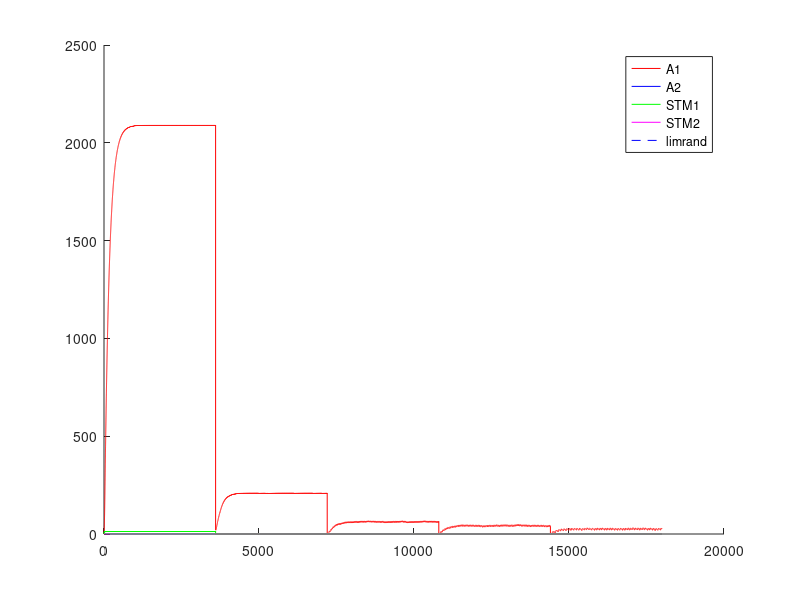

Write the MATLAB code that produced this figure. (Note: this script raises an error after producing the figure.)
%% Experimento con Fixed-Ratio - FR - Tasa fija
%% Existen multiples intancias de palanquelo (cada vez que realiza respuesta decide si realiza otro o no)
%% Sesiones de 3600 segundos
%% 3 sesiones por tasa de refuerzo (o quizas hasta que sature)
%% 5 sesiones por Experimento.
%% Cada sesion 
%% Tiempo para realizar un respuesta 1 segundo
%% 
%% La probabilidad de eleccion se ajusta al nivel de maxima frecuencia de palanqueo

close all
clc
clear

%% Matriz de pago 0 1 
%% 1 - 
%%%
%%% 
function rf = feel(pellets)
  rf=0;
  if (nargin~=0)
    rf=(12.8*(1-exp(-.25.* pellets.^(2))))+(12.8*(1-exp(-.5.* pellets)));
  else
    error ("Faltan parametros");
  endif
endfunction
%% 
%% 

%% INICIALIZATION
%%%%%% CONSTANTES DE SESIONES
Ntrial  =  1 ;   %% un trial de 3600 segundos
tTrial  =  3600; %% en segundos
tResp   =  1;    %% en segundos
tMuestreo = 0.25;%% en segundos
Nses    =  5 ;
Fr=[1,10,30,40,60];
Ntest   =  1;
limrand =  0.138;
saving  =  0.01 ;
%%%%%% CONSTANTES DE DECAIMIENTO
alpha = 1*tMuestreo;
beta  = 0.125*tMuestreo ;
gamma = 0.0067*tMuestreo;%0.025 ; 
delta = 1*tMuestreo;
%%%%%% INICIALIZACION
palanca = zeros(2,1);
Rf_1=0;
Rf_2=0;
A1=zeros(1,Ntest);
A2=zeros(1,Ntest);
stm_1=zeros(2,Ntest);
stm_2=zeros(2,Ntest);
d=1;
x_1=zeros(30,1);
x_2=zeros(30,1);
sesion = zeros(Nses,1);
trialXsesion = zeros(Nses,Ntrial);
terminal_sesion=zeros(Nses,1);
nb_resp = zeros(Nses,Ntest);
contadorP1=0;
contadorP2=0;

%% CALCULO DE AROUSAL MAXIMO
%% Iteraciones de respuesta refuerzo para encotnrar el STM medio
Nconfig=10; %% Tasa de respuesta de configuracion
%plot([1:0.01:20],(12.8*(1-exp(-.25.* [1:0.01:20].^(2))))+(12.8*(1-exp(-.5.* [1:0.01:20]))),'.k')
R1 = floor(feel(1)); %tiempo de refuezo para R
l1 = Nconfig/tMuestreo; % duracion entre trials
suma = 0; %suma es un valor necesaria para calcular max1 y min1
suma = alpha*R1 %% Refuerzo cada N respuestas
iter=100; %% numero de iteraciones para que converja el stm
max1 = 0; %maximum de stm1
min1 = 0; %minimum de stm1
for i = 1:iter 
  suma = (1-beta)^(Nconfig/tMuestreo)*suma;%% Instantes que decae el stm
  min1=suma;
  suma += alpha*R1; %Refuerzo
  max1=suma;
end
comp=.88;
S1 = (((max1-min1)*(comp*l1))/2)+min1*comp*l1; %calcul de la superficie del triangulo mas la de el rectangulo
stm_1_medio = S1/(l1);
A1max = (delta/gamma)*stm_1_medio;

%% INICIO DE LAS ITERATIONS
for l = 1:Ntest  %% TESTES
  Num=0;
  for k = 1:Nses  %% SESIONES (cambia el N)
    i=2;
    %duracion = [1,tTrial*ones(1,Ntrial)];
    
    contador = 1;
    palanca(1)=randi(2);
    %% Agregar tasa de refuerzos  %%
    
    if k>1
      A1(Num+1,l)=saving*A1(Num,l);
      A2(Num+1,l)=saving*A2(Num,l);
      stm_1(Num+1,l)=0*stm_1(Num,l);
      stm_2(Num+1,l)=0*stm_2(Num,l); 
      %%% ELECCION DE LA PRIMERA PALANCA 
      if A1(Num,1)>A2(Num,1)
        palanca(2)=1;
      else
        palanca(2)=2;
      end
    end       
    
    for j=2:(Ntrial*tTrial/tMuestreo) %% Todos los trials juntos
      
      if contador == tResp/tMuestreo%duracion(i)
        contador = 1;
        
        i = i+1 ;
        J = j ;
        P(i,k)=0.5*(1-exp(-(5*A1((j-1)+Num,l))/A1max))+0.5; %probabilidad en exponential
        %P=.99;
        %P2(i,k)=0.5*(1-exp(-(5*A2((j-1)+Num,l))/A2max))+0.5;
        
        a = rand ;
        %%% ELECCION DE LA PALANCA %%% Basicamente elige palanquear o no palanquear
        if (A1((j-1)+Num,l)<=limrand)&&(A2((j-1)+Num,l)<=limrand)
          palanca(i)=randi(2);
        elseif (A1((j-1)+Num,l)>=limrand)&&(A2((j-1)+Num,l)<=limrand)
          if a>=P(i,k)
            palanca(i)=2;
          else
            palanca(i)=1;
          end
        elseif (A1((j-1)+Num,l)<=limrand)&&(A2((j-1)+Num,l)>=limrand)
          if a>=P(i,k)
            palanca(i)=1;
          else
            palanca(i)=2;
          end
        end
        %% Contadores para tasa de refuerzo
        if palanca(i)==1
          contadorP1++;
        else
          contadorP2++;
        endif
        %%% REFUERZO %%%
        if (contadorP1==Fr(k))
          %if (palanca(i)==1) %% palanquea
          Rf_1=floor(feel(1));
          Rf_2=0;
          %elseif (palanca(i-1)==2) %% No palanquea
          %  Rf_1=0;
          %  Rf_2=0;%floor(10*(1-exp(-0.8* 2 )));
          %end
          %stm_1(j+Num,l)=(1-beta)*stm_1((j-1)+Num,l)+alpha*Rf_1;
          %stm_2(j+Num,l)=(1-beta)*stm_2((j-1)+Num,l)+alpha*Rf_2;
          contadorP1=0;
        end
      else
        contador++;%=contador +1;
        Rf_1=0;
        Rf_2=0;
      end
      stm_1(j+Num,l)=(1-beta)*stm_1((j-1)+Num,l)+alpha*Rf_1;
      stm_2(j+Num,l)=(1-beta)*stm_2((j-1)+Num,l)+alpha*Rf_2;
      A1(j+Num,l)=(1-gamma)*A1((j-1)+Num,l)+delta*stm_1(j+Num,l);
      A2(j+Num,l)=(1-gamma)*A2((j-1)+Num,l)+delta*stm_2(j+Num,l);
      
%      if floor(j/tTrial)==(j/tTrial)
%        trialXsesion()
%      end
    end
    
    
    %%% CONTADOR DE A QUE J SE CAMBIA LA SESION
    %sesion(k-1,l)=j;
    sesion(k,l)=j+Num;
    %%% DEFINICION DE NUM
%    compteur = 0 ;
%    for i=1:length(A1(:,l))
%      if A1(i,l)~=0
%        compteur = compteur +1;
%      end
%    end
%    Num=compteur;
    Num = j+Num;
    Sizemat = length(A1);
    
    for j = 1:length(palanca)
      if palanca(j)==1
        %nb_coop(k-1,l)= nb_coop(k-1,l)+1;
        nb_resp(k,l)= nb_resp(k,l)+1;
      end
    end
    
  end
end


%%% PRUEBAS 
%%% ENCONTRA LA LONGITUD REAL DEL EXPERIMENTACION
nonnul = zeros(Ntest,1);
for k=1:Ntest
  for i=1:length(A1)
    if A1(i,k) ~= 0
      nonnul(k)=nonnul(k)+1;
    end
  end
end

%%% PRUEBA I _ PESO DE LA EXPERIMENTACION EN LA MEMORIA
porcent = 0;
for i = 1:Ntest
  if sum(A1(:,i)) > 10 * sum(A2(:,i))
    porcent = porcent +1;
  end
end

%%% PRUEBA II _ SI LA EXCITATION ALCANZA A SU MAXIMUM
maxima = zeros(Ntest,1);
for k = 1:Ntest
  if floor(max(A1(:,k))) == floor(max(max(A1))) 
    maxima(k) = maxima(k) +1;
  end
end

%%% PRUEBA III _ EN QUE SESION LA PALANCA GANA DE VERDAD
%ird = zeros(Ntest,1);
%for k = 1:Ntest
%  i=1;
%  while 1
%    if A1(nonnul(k)-i,k) < limrand
%      ird(k) = nonnul(k)-i+1;
%      break;
%    else
%      i=i+1;
%    end
%  end
%end
%
%%%% PRUEBA IV _ CONVIERTE J EN NUMERO DE SESION
%for k = 1:Ntest
%  i=1;
%  while 1
%    if ird(k) <= sum(sesion(1:i)+50)
%      ird(k)=i;
%      break;
%    else
%      i=i+1;
%    end
%  end
%end

%%% PRUEBA V _ PORCENTAJE DE COOPERACION POR SESION / EXPERIMENTO


%porcentaje_coop_sesion=zeros(Nses,Ntest);
%porcentaje_coop_experimento=zeros(Ntest,1);
%for k = 1:Ntest
%  porcentaje_coop_experimento(k)=sum(nb_coop(:,k))/(Ntrial*Nses)*100;
%end

%for i=1:Ntest
%  terminal_sesion(1,i)=sesion(1,i);
%  for j=2:Nses
%    terminal_sesion(j,i)=sesion(j,i)+terminal_sesion(j-1,i);
%  end
%end

%%% DEMOSTRACION 


%promedio_sesion=sum(ird)/Ntest
%porcent_10xsuperior_al_otra=porcent/Ntest * 100;
%cuanto_alcanzan_al_maxima=sum(maxima)/Ntest * 100;
%porcentaje_coop_experimento;
resp_por_segundos=nb_resp/length(palanca); %numero de respuestas dividido por el numero de respestas maximal posible


for i=1:Ntest
  figure
  hold on
  plot((1:Sizemat)*tMuestreo,A1(:,i),'r',(1:Sizemat)*tMuestreo,A2(:,i),'b',(1:Sizemat)*tMuestreo,stm_1(:,i),'g',(1:Sizemat)*tMuestreo,stm_2(:,i),'m',(1:Sizemat)*tMuestreo,limrand*ones(1,Sizemat),'--b')
  legend("A1","A2","STM1","STM2","limrand");
  for j=1:Nses
    %plot(sesion(j,i)*ones(1,max(max(A1(:,i)))),(1:max(max(A1(:,i)))),'--k');
    h=plot((sesion(j,i).*tMuestreo)*ones(1,max(max(A1(:,i)))),(1:max(max(A1(:,i)))),'--k');
    set(h, "linewidth", 2);
    if j==1
      h=plot(0:sesion(j,i)/4,P(:,j)'*A1max,'.-m');
    else
      h=plot(sesion(j-1,i)/4:sesion(j,i)/4,P(:,j)'*A1max,'.-m');
    endif
  endfor
  plot(0:sesion(Nses,i),A1max*ones(1,length(0:sesion(Nses,i))))
  hold off;
endfor

%% Maximos exitos por tasa= 10-360 - 30-120 - 40-65 - 60-60 

color = 'rgbmkmrgbk';
figure
hold on
for i=1:Ntest
  plot(Fr,resp_por_segundos(:,i),'Color',color(i));
  title('Respuestas por segundos');
  xlabel('Tasa fija');
  ylabel('Respuestas/segundos');
end
hold off

figure
hold on
for i=1:Ntest
  plot(Fr,resp_por_segundos(:,i),'Color',color(i));
  title('Respuestas por segundos');
  xlabel('Tasa fija');
  ylabel('Respuestas/segundos');
end
hold off

%%% haut CQFD
%%%% CASTIGO DE TIEMPO 
%%%% CUANTO VECES ELIGE COOPERATION
%%% Pour chaque session r�cup�rer le nombre de coop�ration et tracer la
%%% courbe correspondante 
